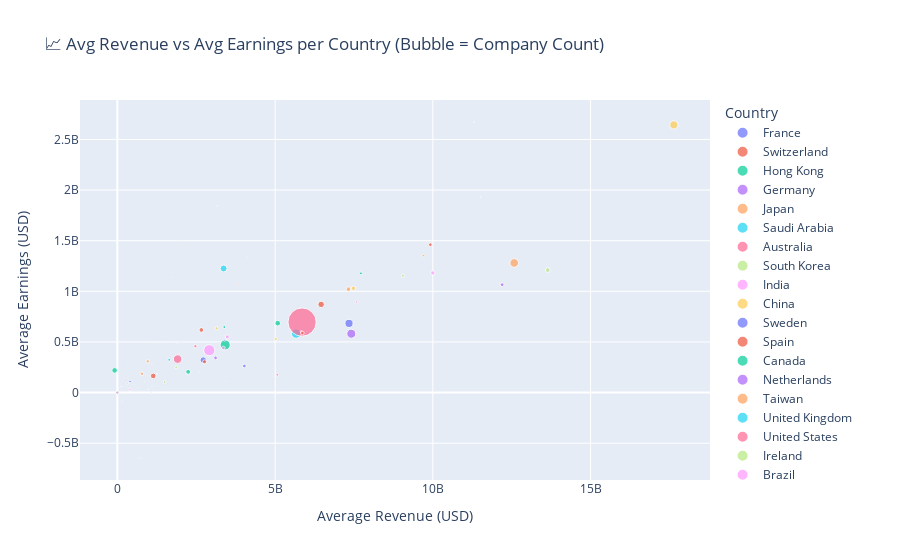

The notebook cell saved with this chart:
### Code cell
summary_df = pd.read_csv("country_metrics_medals.csv")

scatter_fig = px.scatter(
    summary_df,
    x="Avg_Revenue",
    y="Avg_Earnings",
    size="Companies",
    color="Country",
    hover_name="Country",
    title="📈 Avg Revenue vs Avg Earnings per Country (Bubble = Company Count)",
    labels={
        "Avg_Revenue": "Average Revenue (USD)",
        "Avg_Earnings": "Average Earnings (USD)"
    },
    hover_data={
        "Avg_Revenue": ":,.0f",
        "Avg_Earnings": ":,.0f",
        "Avg_MarketCap": ":,.0f",
        "Companies": True,
        "Gold": True,
        "Silver": True,
        "Bronze": True,
        "Total": True
    }
)

scatter_fig.show()
